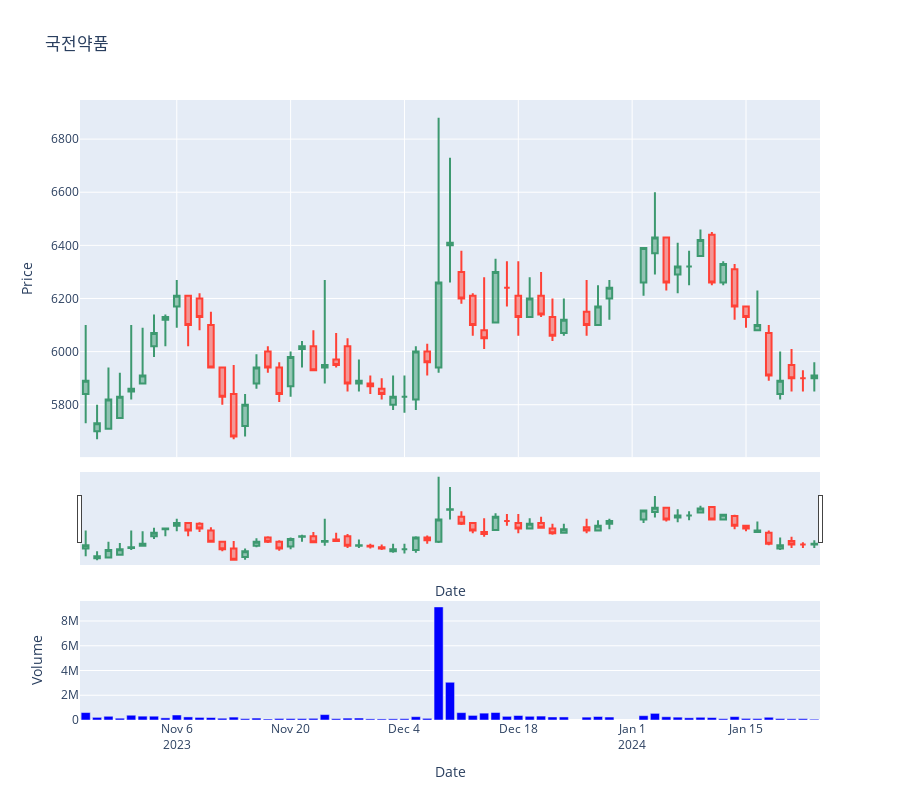

Notebook code cell kept with this figure:
### Code cell
import plotly.graph_objects as go
from plotly.subplots import make_subplots
import pandas as pd

# Assuming 'df' is your DataFrame prepared for plotting
# Ensure your DataFrame's index is a datetime index and does not contain missing dates

# Create a figure with subplots: 3 rows, 1 column
fig = make_subplots(rows=3, cols=1, shared_xaxes=True, 
                    vertical_spacing=0.02, 
                    row_heights=[0.6, 0.2, 0.2])

# Add the candlestick plot in the first (top) subplot
fig.add_trace(go.Candlestick(x=df.index,
                             open=df['Open'],
                             high=df['High'],
                             low=df['Low'],
                             close=df['Close']),
              row=1, col=1)

# Add the volume bar chart in the third (bottom) subplot
fig.add_trace(go.Bar(x=df.index, y=df['Volume'], marker_color='blue'),
              row=3, col=1)

# Update layout of the figure
fig.update_layout(
    title=name ,  # Replace with your title
    xaxis_title='Date',
    yaxis_title='Price',
    yaxis2_title='Volume',
    xaxis2_rangeslider_visible=False,
    showlegend=False,
    height=800  # Plot height
)

# Update axis labels for each subplot
fig.update_xaxes(title_text="Date", row=3, col=1)
fig.update_yaxes(title_text="Price", row=1, col=1)
fig.update_yaxes(title_text="Volume", row=3, col=1)
fig.update_xaxes(
    rangebreaks=[
        dict(bounds=["sat", "mon"]), #hide weekends
        # dict(values=["2023-12-25", "2024-01-01"])  # hide Christmas and New Year's
    ]
)

# Show the figure
fig.show()
